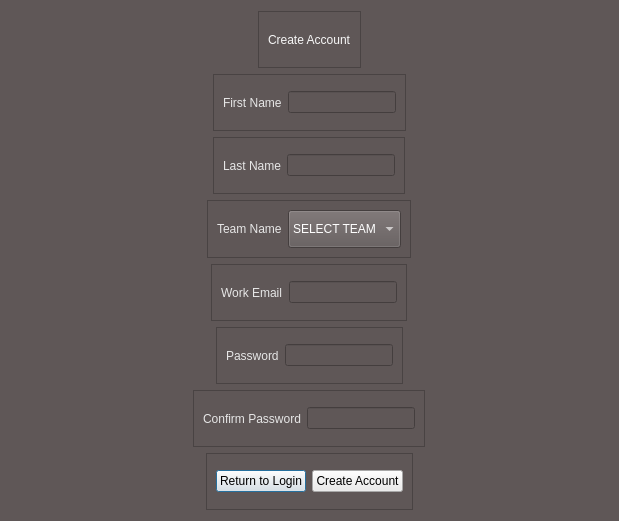
<?xml version="1.0" encoding="UTF-8"?>
<ui version="4.0">
 <class>button_login</class>
 <widget class="QDialog" name="button_login">
  <property name="geometry">
   <rect>
    <x>0</x>
    <y>0</y>
    <width>619</width>
    <height>521</height>
   </rect>
  </property>
  <property name="windowTitle">
   <string>Dialog</string>
  </property>
  <property name="styleSheet">
   <string notr="true">background-color: rgb(95, 87, 87);</string>
  </property>
  <layout class="QVBoxLayout" name="verticalLayout">
   <item alignment="Qt::AlignHCenter">
    <widget class="QFrame" name="frame">
     <property name="frameShape">
      <enum>QFrame::StyledPanel</enum>
     </property>
     <property name="frameShadow">
      <enum>QFrame::Raised</enum>
     </property>
     <layout class="QVBoxLayout" name="verticalLayout_2">
      <item>
       <widget class="QLabel" name="create_account_page_create_account_label">
        <property name="styleSheet">
         <string notr="true">color: rgb(247, 247, 247); 
font: 26pt &quot;MS Shell Dlg 2&quot;;</string>
        </property>
        <property name="text">
         <string>Create Account</string>
        </property>
       </widget>
      </item>
     </layout>
    </widget>
   </item>
   <item alignment="Qt::AlignHCenter">
    <widget class="QFrame" name="frame_2">
     <property name="frameShape">
      <enum>QFrame::StyledPanel</enum>
     </property>
     <property name="frameShadow">
      <enum>QFrame::Raised</enum>
     </property>
     <layout class="QHBoxLayout" name="horizontalLayout">
      <item>
       <widget class="QLabel" name="create_account_page_first_name_label">
        <property name="styleSheet">
         <string notr="true">font: 16pt &quot;MS Shell Dlg 2&quot;;
color: rgb(230, 230, 230);</string>
        </property>
        <property name="text">
         <string>First Name</string>
        </property>
       </widget>
      </item>
      <item>
       <widget class="QLineEdit" name="create_account_page_first_name_line_edit">
        <property name="styleSheet">
         <string notr="true">font: 12pt &quot;MS Shell Dlg 2&quot;;
color: rgb(234, 234, 234);</string>
        </property>
       </widget>
      </item>
     </layout>
    </widget>
   </item>
   <item alignment="Qt::AlignHCenter">
    <widget class="QFrame" name="frame_4">
     <property name="frameShape">
      <enum>QFrame::StyledPanel</enum>
     </property>
     <property name="frameShadow">
      <enum>QFrame::Raised</enum>
     </property>
     <layout class="QHBoxLayout" name="horizontalLayout_2">
      <item>
       <widget class="QLabel" name="create_account_page_last_name_label">
        <property name="styleSheet">
         <string notr="true">font: 16pt &quot;MS Shell Dlg 2&quot;;
color: rgb(230, 230, 230);</string>
        </property>
        <property name="text">
         <string>Last Name</string>
        </property>
       </widget>
      </item>
      <item>
       <widget class="QLineEdit" name="create_account_page_last_name_line_edit">
        <property name="styleSheet">
         <string notr="true">font: 12pt &quot;MS Shell Dlg 2&quot;;
color: rgb(234, 234, 234);</string>
        </property>
       </widget>
      </item>
     </layout>
    </widget>
   </item>
   <item alignment="Qt::AlignHCenter">
    <widget class="QFrame" name="frame_3">
     <property name="frameShape">
      <enum>QFrame::StyledPanel</enum>
     </property>
     <property name="frameShadow">
      <enum>QFrame::Raised</enum>
     </property>
     <layout class="QHBoxLayout" name="horizontalLayout_3">
      <item>
       <widget class="QLabel" name="create_account_page_team_name_label">
        <property name="styleSheet">
         <string notr="true">font: 16pt &quot;MS Shell Dlg 2&quot;;
color: rgb(230, 230, 230);</string>
        </property>
        <property name="text">
         <string>Team Name</string>
        </property>
       </widget>
      </item>
      <item>
       <widget class="QComboBox" name="create_account_page_team_name_combo_box">
        <property name="maximumSize">
         <size>
          <width>700</width>
          <height>50</height>
         </size>
        </property>
        <property name="styleSheet">
         <string notr="true">font: 10pt &quot;MS Shell Dlg 2&quot;;
color: rgb(255, 255, 255);</string>
        </property>
        <item>
         <property name="text">
          <string>SELECT TEAM</string>
         </property>
        </item>
       </widget>
      </item>
     </layout>
    </widget>
   </item>
   <item alignment="Qt::AlignHCenter">
    <widget class="QFrame" name="frame_6">
     <property name="frameShape">
      <enum>QFrame::StyledPanel</enum>
     </property>
     <property name="frameShadow">
      <enum>QFrame::Raised</enum>
     </property>
     <layout class="QHBoxLayout" name="horizontalLayout_5">
      <item>
       <widget class="QLabel" name="create_account_page_work_email_label">
        <property name="styleSheet">
         <string notr="true">font: 16pt &quot;MS Shell Dlg 2&quot;;
color: rgb(230, 230, 230);</string>
        </property>
        <property name="text">
         <string>Work Email</string>
        </property>
       </widget>
      </item>
      <item>
       <widget class="QLineEdit" name="create_account_page_work_email_line_edit">
        <property name="styleSheet">
         <string notr="true">font: 12pt &quot;MS Shell Dlg 2&quot;;
color: rgb(234, 234, 234);</string>
        </property>
       </widget>
      </item>
     </layout>
    </widget>
   </item>
   <item alignment="Qt::AlignHCenter">
    <widget class="QFrame" name="frame_5">
     <property name="maximumSize">
      <size>
       <width>16777215</width>
       <height>16777215</height>
      </size>
     </property>
     <property name="frameShape">
      <enum>QFrame::StyledPanel</enum>
     </property>
     <property name="frameShadow">
      <enum>QFrame::Raised</enum>
     </property>
     <layout class="QHBoxLayout" name="horizontalLayout_4">
      <item>
       <widget class="QLabel" name="create_account_page_password_label">
        <property name="styleSheet">
         <string notr="true">font: 16pt &quot;MS Shell Dlg 2&quot;;
color: rgb(230, 230, 230);</string>
        </property>
        <property name="text">
         <string>Password</string>
        </property>
       </widget>
      </item>
      <item>
       <widget class="QLineEdit" name="create_account_page_password_line_edit">
        <property name="styleSheet">
         <string notr="true">font: 12pt &quot;MS Shell Dlg 2&quot;;
color: rgb(234, 234, 234);</string>
        </property>
       </widget>
      </item>
     </layout>
    </widget>
   </item>
   <item alignment="Qt::AlignHCenter">
    <widget class="QFrame" name="frame_7">
     <property name="frameShape">
      <enum>QFrame::StyledPanel</enum>
     </property>
     <property name="frameShadow">
      <enum>QFrame::Raised</enum>
     </property>
     <layout class="QHBoxLayout" name="horizontalLayout_6">
      <item>
       <widget class="QLabel" name="create_account_page_confirm_password_label">
        <property name="styleSheet">
         <string notr="true">font: 16pt &quot;MS Shell Dlg 2&quot;;
color: rgb(230, 230, 230);</string>
        </property>
        <property name="text">
         <string>Confirm Password</string>
        </property>
       </widget>
      </item>
      <item>
       <widget class="QLineEdit" name="create_account_page_confirm_password_line_edit">
        <property name="styleSheet">
         <string notr="true">font: 12pt &quot;MS Shell Dlg 2&quot;;
color: rgb(234, 234, 234);</string>
        </property>
        <property name="text">
         <string/>
        </property>
       </widget>
      </item>
     </layout>
    </widget>
   </item>
   <item alignment="Qt::AlignHCenter">
    <widget class="QFrame" name="frame_8">
     <property name="frameShape">
      <enum>QFrame::StyledPanel</enum>
     </property>
     <property name="frameShadow">
      <enum>QFrame::Raised</enum>
     </property>
     <layout class="QHBoxLayout" name="horizontalLayout_7">
      <item>
       <widget class="QPushButton" name="create_account_page_return_to_login_push_button">
        <property name="styleSheet">
         <string notr="true">background-color: rgb(235, 235, 235);
font: 16pt &quot;MS Shell Dlg 2&quot;;
color: rgb(0, 0, 0);</string>
        </property>
        <property name="text">
         <string>Return to Login</string>
        </property>
       </widget>
      </item>
      <item>
       <widget class="QPushButton" name="create_account_page_create_account_push_button">
        <property name="styleSheet">
         <string notr="true">background-color: rgb(235, 235, 235);
font: 16pt &quot;MS Shell Dlg 2&quot;;
color: rgb(0, 0, 0);</string>
        </property>
        <property name="text">
         <string>Create Account</string>
        </property>
       </widget>
      </item>
     </layout>
    </widget>
   </item>
  </layout>
 </widget>
 <resources/>
 <connections/>
</ui>
